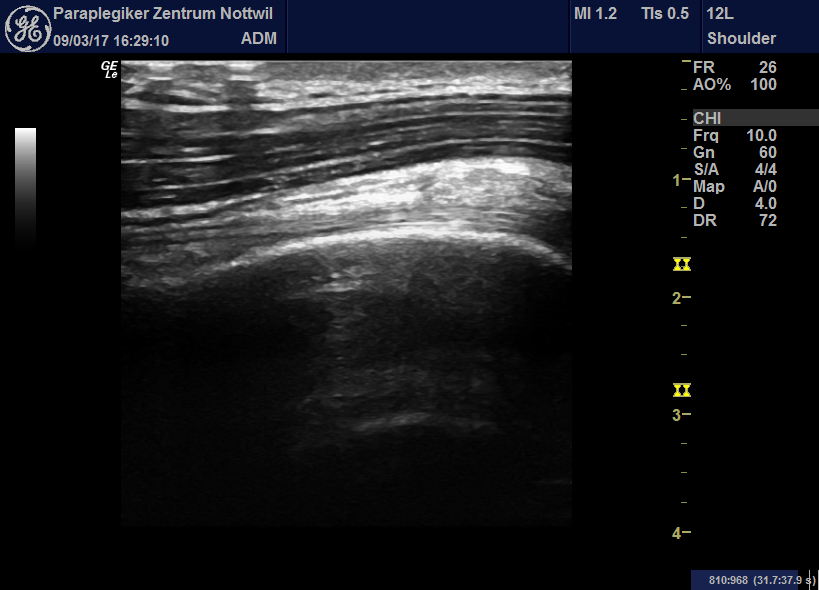
#> input picture tendon_images/Bicep_Train/ID02MD011b460b.jpg, 819 x 590 px; its folder holds only this picture in this run
$ jupyter execute --allow-errors ultrasound_bicep_snake.ipynb   (shell and % lines are left out)   (Python 2 division)
#> lines starting #> are read from the running program, lines starting #| are printed output that depends on the picture
[cell 1]
import os
import numpy as np # linear algebra
import scipy
from skimage.io import imread
import matplotlib.pyplot as plt
from skimage import segmentation
from skimage.filters    import gaussian, median
from skimage.measure import *
from sklearn.cluster import *
from skimage.segmentation import *
from skimage.exposure import *
import matplotlib.patches as patches
from skimage.transform import *
from matplotlib.path import Path

import peakutils
from peakutils.plot import plot as pplot
import string
import csv

[cell 2]
# return cropped image
def crop_border(image):
    x1,x2 = 120,571
    y1,y2 = 60,531
    image = image[y1:y2,x1:x2]
    return resize(image,[451,441])

[cell 3]
# [4 lines left out: function crop_border_ref, not called in this run]

[cell 4]
IMAGE_BICEP_TRAIN = './tendon_images/Bicep_Train'
IMAGE_SUP_TRAIN = './tendon_images/Sup_Train'
IMAGE_BICEP = './tendon_images/Biceps'
IMAGE_SUP   = './tendon_images/Supraspinatus'

def load_images_names_from_folder(folder):
#> called with folder = './tendon_images/Bicep_Train'
    images = []
    name = []
    train = []
    train_name = []
    for filename in os.listdir(folder):
        if "ID" in filename and 'REF' not in filename:

            img = imread(os.path.join(folder,filename))
#> img is the input picture: shape (590, 819, 3); mean R, G, B 27.2, 28.1, 31.1
            images.append(crop_border(img))
#> in crop_border, `image = image[y1:y2,x1:x2]`:
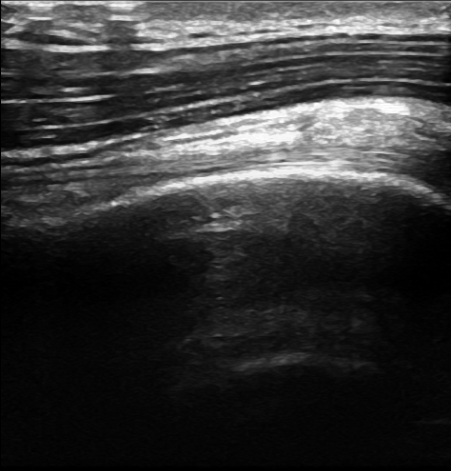
#> image: shape (471, 451, 3); min 0, max 255, mean 52.6
            name.append(filename)

            # if there are training images, load them
            ref = filename.replace('.jpg','')+'_REF_SEL.jpg'
            if ref in os.listdir(folder):
                img = imread(os.path.join(folder,ref))
                train.append(crop_border_ref(img))
                train_name.append(ref)

    return [images,train,name,train_name]

[images,train,names,train_name] = load_images_names_from_folder(IMAGE_BICEP_TRAIN)
#> images = 1 item; train = []; names = ['ID02MD011b460b.jpg']; train_name = []

[cell 5]
fig, (ax1,ax2) = plt.subplots(1,2, figsize = (5,5))
#> (the rest of this cell did not finish here and is left out)

[cell 6]
# extract x value to find where the ROI should start
# this looks at the very top of the image to find the imprint of two metal bars on the skin
# these are shown as peaks in the rows and we can localize an x coordinate for the region from these.
# Bicep tendon has bars on the left, sup on the right
# for the Bicep the ROI is then a set distance from the bars, for the sup it varies between patients

def set_x_ROI(image,offset):
    image = gaussian(image,sigma=2)
    y = []
    for i in range(image.shape[1]):
        y.insert(i,np.mean(image[0:10,i]))

    x = np.linspace(0, image.shape[1], image.shape[1])
    y = np.array(y)

    indexes = np.array(peakutils.indexes(y, thres=0.8, min_dist=20)) # there should be two peaks it returns
    print indexes

    x = ((indexes[1] - indexes[0]))

    x = x + offset

    return x

[cell 7]
# extract initial ROI by sliding window down to find maximum intensity
# in thresholded image

# [21 lines left out: function find_initial_ROI, not called in this run]

[cell 8]
# fit contour on region based on window on maximum

# [8 lines left out: function fit_contour, not called in this run]

[cell 9]
# fix x coordinates of snake to be maximum length

# [7 lines left out: function fix_snake, not called in this run]

[cell 10]
# based on the snake coordinates, we can extract the maximim sized
# rectangle for the region

# [35 lines left out: function ROI_from_snake, not called in this run]

[cell 11]
# 1. Transform images by equalizing histogram and filtering
# 2. Then threshold the image to get the maximum
# 3. After the inital ROI is extracted based on the brightness
#    we fit a snake onto the thresholded image
# 4. Cut the snake so it fits within in the desired length

# set values
thres_val = 0.97
length = 193 #2cm
width = 100
offset = 145 # 145 is about 1.5cm

c = [] # converted images
snake = []
ROI_xy = []
ROI = []
rect = []  # used for plotting
ROI_img = [] # used for F1 extraction
Precision = []
Recall = []
F1 = []

# filter and threshold
for i in range(len(images)):
    temp = images[i]
    temp = equalize_hist(temp)
    temp = gaussian(temp,sigma=2)
    x = np.max(temp,2)
    x[x<thres_val]=0
    c.insert(i,x)
#> this loop made 1 pass
#> pass 1, `temp = equalize_hist(temp)`:
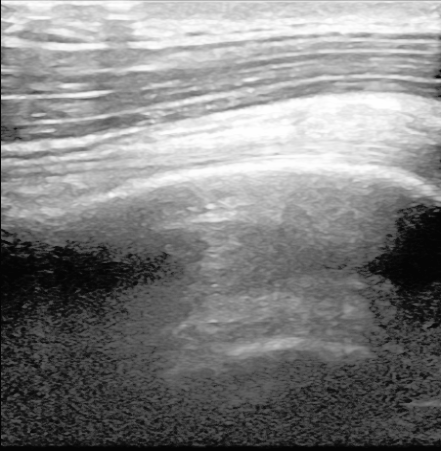
#> temp: shape (451, 441, 3) float64; min 0.0216, max 1, mean 0.509
#> pass 1, `temp = gaussian(temp,sigma=2)`:
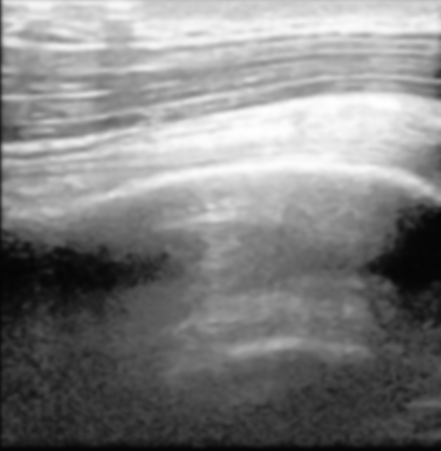
#> temp: shape (451, 441, 3) float64; min 0.0217, max 0.998, mean 0.509
#> after the loop:
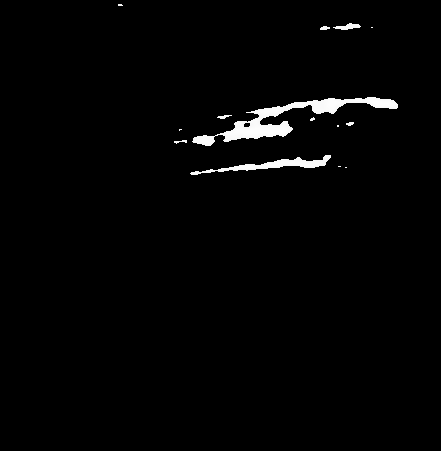
#> x: shape (451, 441) float64; min 0, max 0.998, mean 0.0162
#> after the loop, c = 1 item

# fit snake
#> (the rest of this cell did not finish here and is left out)

[cell 12]
# if final ROI wanted on plot
for i in range(len(ROI)):
    r= patches.Rectangle((ROI[i][0][0],ROI[i][0][1]),length,(ROI[i][1][1] - ROI[i][0][1]),linewidth=1,edgecolor='r',facecolor='none')
    rect.insert(i,r)
#> after the loop, rect = []

#> (a cell that did not finish here is left out)

[cell 14]
# if final ROI wanted on plot
for i in range(len(ROI)):
    r= patches.Rectangle((ROI[i][0][0],ROI[i][0][1]),length,(ROI[i][1][1] - ROI[i][0][1]),linewidth=1,edgecolor='r',facecolor='none')
    rect.insert(i,r)

# plot one set of images in greater detail
fig, ((ax1,ax2)) = plt.subplots(1,2, figsize = (14,14))

idx = 1

# first image
#> (the rest of this cell did not finish here and is left out)

[cell 15]
for i in range(len(ROI)):
    r= patches.Rectangle((ROI[i][0][0],ROI[i][0][1]),length,(ROI[i][1][1] - ROI[i][0][1]),linewidth=1,edgecolor='r',facecolor='none')
    rect.insert(i,r)

fig, ((ax1,ax2),(ax4,ax5),(ax7,ax8)) = plt.subplots(3,2, figsize = (14,14))

ax1.imshow(images[0], cmap = 'gray')
ax2.imshow(c[0], cmap = 'gist_earth')

#> (the rest of this cell did not finish here and is left out)

$ run again, on tendon_images/Bicep_Train/ID08PMD381b460b.jpg
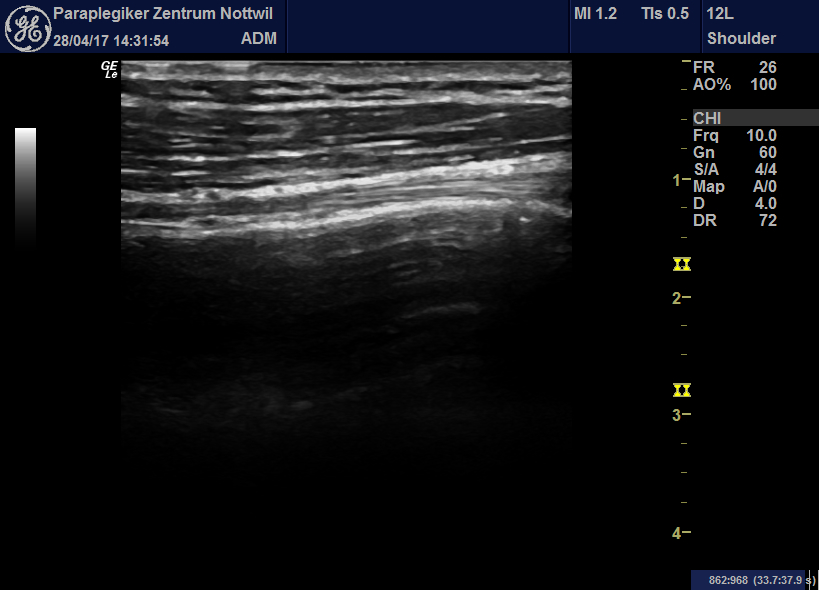
#> input picture tendon_images/Bicep_Train/ID08PMD381b460b.jpg, 819 x 590 px
#> in load_images_names_from_folder, img is the input picture: shape (590, 819, 3); mean R, G, B 20.1, 21, 23.9
#> images = 1 item; train = []; names = ['ID08PMD381b460b.jpg']; train_name = []
#> the loop `for i in range(len(images)):` made 1 pass
#> after the loop `for i in range(len(images)):`:
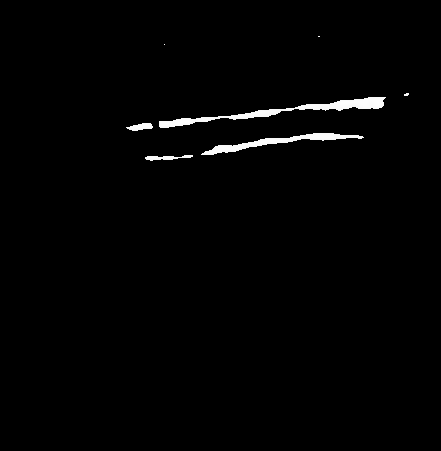
#> x: shape (451, 441) float64; min 0, max 0.997, mean 0.0126
#> after the loop `for i in range(len(images)):`: c = 1 item
#> after the loop `for i in range(len(ROI)):`: rect = []

$ run again, on tendon_images/Bicep_Train/ID02PMD011b460b.jpg
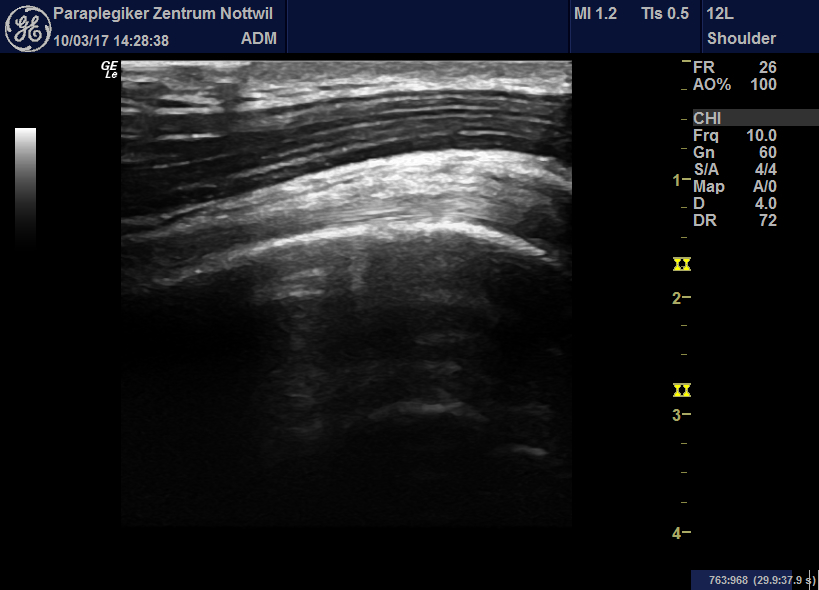
#> input picture tendon_images/Bicep_Train/ID02PMD011b460b.jpg, 819 x 590 px
#> in load_images_names_from_folder, img is the input picture: shape (590, 819, 3); mean R, G, B 25.2, 26, 29
#> images = 1 item; train = []; names = ['ID02PMD011b460b.jpg']; train_name = []
#> the loop `for i in range(len(images)):` made 1 pass
#> after the loop `for i in range(len(images)):`:
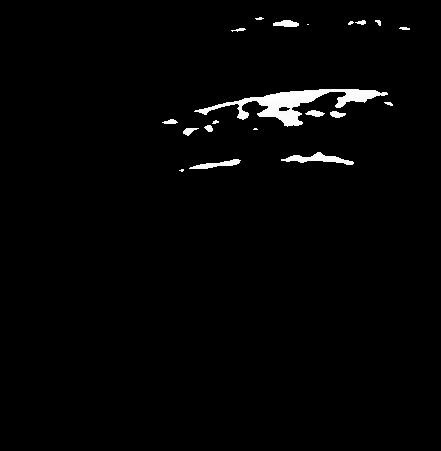
#> x: shape (451, 441) float64; min 0, max 0.999, mean 0.0172
#> after the loop `for i in range(len(images)):`: c = 1 item
#> after the loop `for i in range(len(ROI)):`: rect = []
